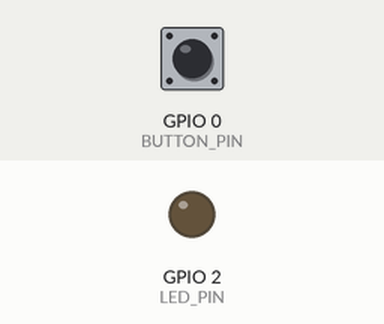
Bench run of a sketch on a simulated ESP32. On the bench: output pins drawn as LEDs (lit = HIGH). Dashed ring = blinking. The inputs (shaded band) are chosen by the test bench; at power-on: GPIO 0 (BUTTON_PIN) HIGH. WiFi joins after 1.5 s; servers stay silent unless stated; uploads are accepted with an empty reply.

Above: at 1.2 s.
1.3 s: GPIO 0 (BUTTON_PIN) pulled LOW for 0.15 s
At 3.61 s:
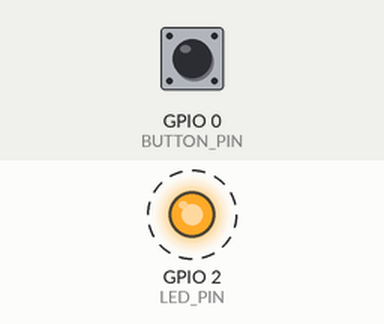
4.4 s: GPIO 0 (BUTTON_PIN) pulled LOW for 1 s
At 7.8 s:
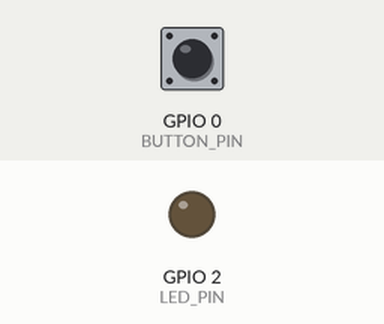
8.1 s: GPIO 0 (BUTTON_PIN) pulled LOW for 3.2 s
At 11.8 s:
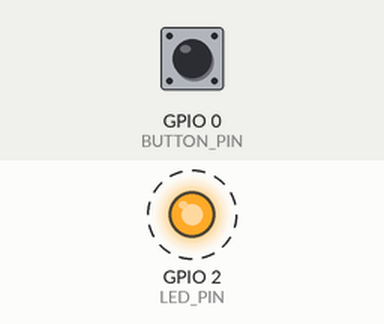
Timing chart, 0 to 13.6 s (numbered marks = the images above; inputs shaded):
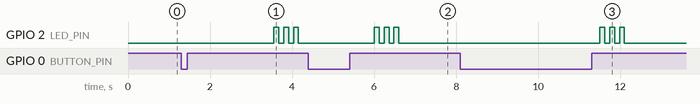

Measured:
- after the input at 1.3 s, GPIO 2 (LED_PIN): alternates HIGH for 0.12 s and LOW for 0.12 s, starting after 2.3 s
- after the input at 4.4 s, GPIO 2 (LED_PIN): alternates HIGH for 0.12 s and LOW for 0.12 s, 6 changes in all, then stays LOW, starting after 1.6 s
- after the input at 8.1 s, GPIO 2 (LED_PIN): alternates HIGH for 0.12 s and LOW for 0.12 s, 6 changes in all, then stays LOW, starting after 3.4 s

The sketch:

esp32-button.ino
```cpp
// Call-me-back button for ESP32 (Arduino core). One GPIO button: short press = call me back,
// double press = my usual order, hold 1.5 s = cancel. Fill in Wi-Fi, PRESS_URL and BUTTON_TOKEN
// from POST /v1/me/buttons. The device sleeps between presses.
#include <WiFi.h>
#include <HTTPClient.h>
#include <WiFiClientSecure.h>

const char* WIFI_SSID = "your-wifi";
const char* WIFI_PASS = "your-password";
const char* PRESS_URL = "https://your-api-host/v1/buttons/btn_xxx/press";
const char* BUTTON_TOKEN = "sk_btn_xxx";
const int BUTTON_PIN = 0;       // boot button on most dev boards; wire yours to GND
const int LED_PIN = 2;

void send(const char* press) {
  if (WiFi.status() != WL_CONNECTED) {
    WiFi.begin(WIFI_SSID, WIFI_PASS);
    for (int i = 0; i < 40 && WiFi.status() != WL_CONNECTED; i++) delay(250);
  }
  WiFiClientSecure client;
  client.setInsecure();  // pin the API's certificate in production
  HTTPClient http;
  http.begin(client, PRESS_URL);
  http.addHeader("content-type", "application/json");
  http.addHeader("x-button-token", BUTTON_TOKEN);
  int code = http.POST(String("{\"press\":\"") + press + "\"}");
  http.end();
  // 202 = accepted: blink once; anything else: blink fast three times
  int blinks = code == 202 ? 1 : 3;
  for (int i = 0; i < blinks; i++) { digitalWrite(LED_PIN, HIGH); delay(code == 202 ? 400 : 120); digitalWrite(LED_PIN, LOW); delay(120); }
}

void setup() {
  pinMode(BUTTON_PIN, INPUT_PULLUP);
  pinMode(LED_PIN, OUTPUT);
}

void loop() {
  if (digitalRead(BUTTON_PIN) == HIGH) return;
  unsigned long down = millis();
  while (digitalRead(BUTTON_PIN) == LOW) delay(10);
  unsigned long held = millis() - down;
  if (held > 1500) { send("long"); return; }
  // wait briefly for a second click
  unsigned long up = millis();
  while (millis() - up < 400) {
    if (digitalRead(BUTTON_PIN) == LOW) {
      while (digitalRead(BUTTON_PIN) == LOW) delay(10);
      send("double");
      return;
    }
    delay(10);
  }
  send("single");
}
```
